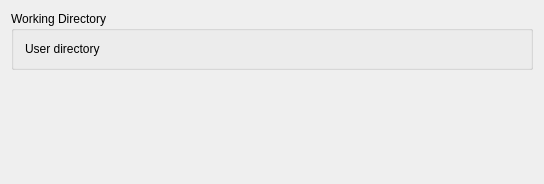
<?xml version="1.0" encoding="UTF-8"?>
<ui version="4.0">
 <class>UserLabGui::DlgSettingsUserLabGeneralImp</class>
 <widget class="QWidget" name="UserLabGui::DlgSettingsUserLabGeneralImp">
  <property name="geometry">
   <rect>
    <x>0</x>
    <y>0</y>
    <width>544</width>
    <height>184</height>
   </rect>
  </property>
  <property name="windowTitle">
   <string>General</string>
  </property>
  <layout class="QVBoxLayout" name="verticalLayout">
   <item>
    <widget class="QGroupBox" name="gb_4_materials">
     <property name="title">
      <string>Working Directory</string>
     </property>
     <layout class="QVBoxLayout" name="verticalLayout_2">
      <item>
       <layout class="QVBoxLayout" name="verticalLayout_6">
        <item>
         <layout class="QGridLayout" name="gridLayout">
          <item row="1" column="1">
          <widget class="Gui::PrefFileChooser" name="chooser_lm_custom_working_dir">
        <property name="mode">
         <enum>Gui::FileChooser::Directory</enum>
        </property>
        <property name="prefEntry" stdset="0">
         <cstring>ShowCustomFolder</cstring>
        </property>
        <property name="prefPath" stdset="0">
         <cstring>Mod/UserLab/General</cstring>
        </property>
       </widget>
          </item>
          <item row="1" column="0">
           <widget class="QLabel" name="label_lm_custom_working_dir">
            <property name="enabled">
             <bool>true</bool>
            </property>
            <property name="minimumSize">
             <size>
              <width>100</width>
              <height>0</height>
             </size>
            </property>
            <property name="text">
             <string>User directory</string>
            </property>
           </widget>
          </item>
         </layout>
        </item>
       </layout>
      </item>
     </layout>
    </widget>
   </item>
   <item>
    <spacer name="verticalSpacer">
     <property name="orientation">
      <enum>Qt::Vertical</enum>
     </property>
     <property name="sizeHint" stdset="0">
      <size>
       <width>20</width>
       <height>40</height>
      </size>
     </property>
    </spacer>
   </item>
  </layout>
 </widget>
 <layoutdefault spacing="6" margin="11"/>
 <customwidgets>
  <customwidget>
   <class>Gui::FileChooser</class>
   <extends>QWidget</extends>
   <header>Gui/FileDialog.h</header>
  </customwidget>
  <customwidget>
   <class>Gui::PrefFileChooser</class>
   <extends>Gui::FileChooser</extends>
   <header>Gui/PrefWidgets.h</header>
  </customwidget>
 </customwidgets>
 <resources>
  <include location="Resources/UserLab.qrc"/>
 </resources>
 <connections/>
</ui>
